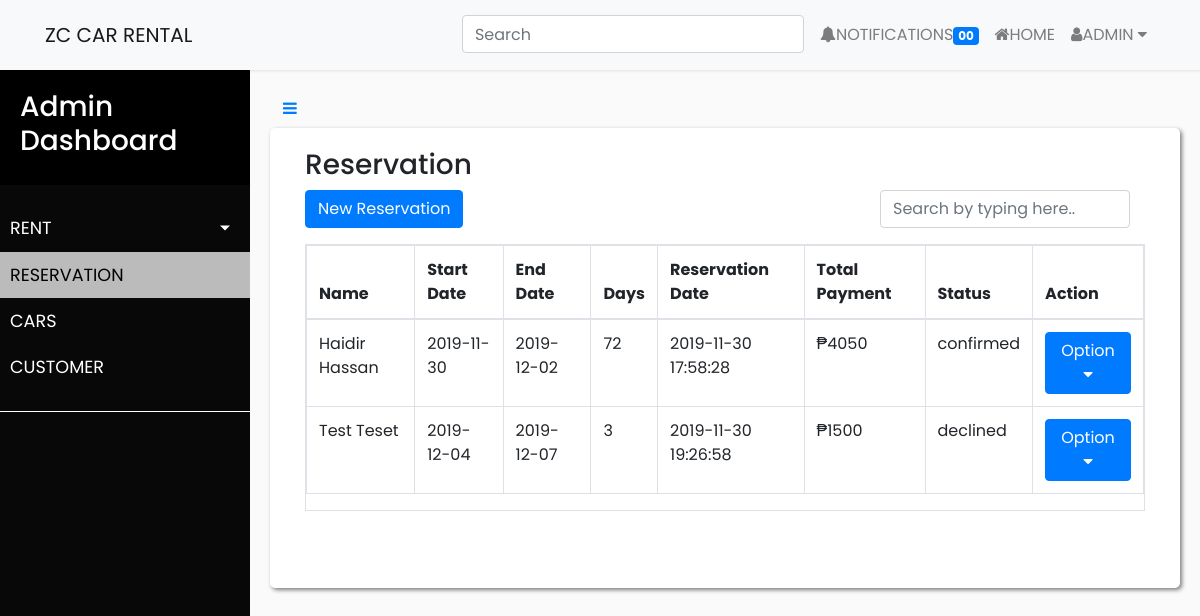
The app's page /index.php/reserve_controller/show_reservation, older data.
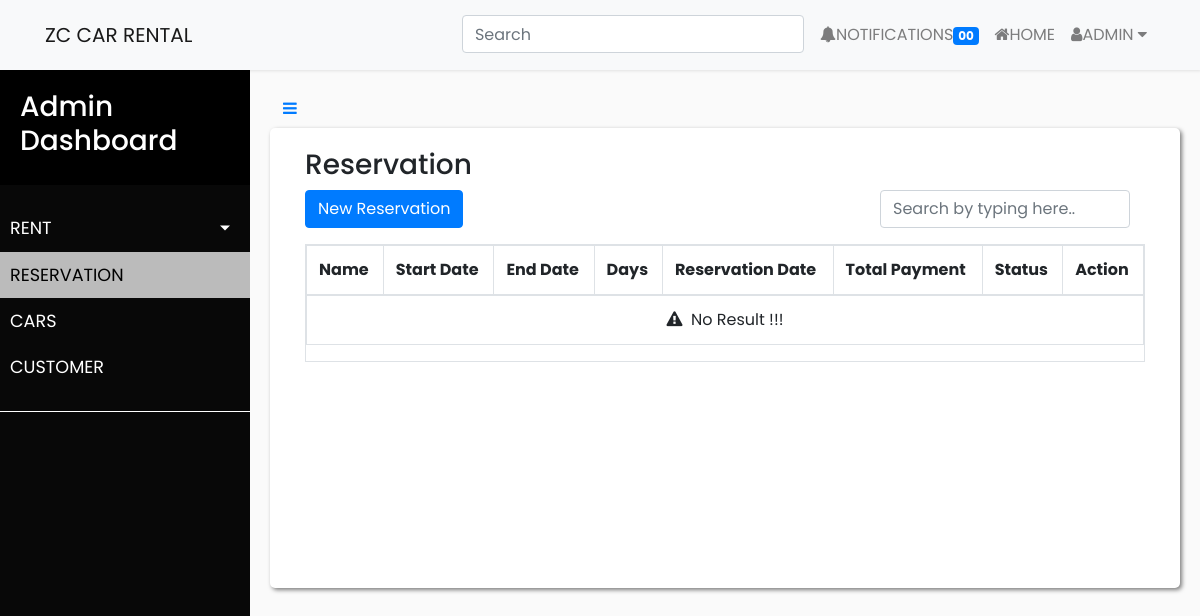
The same page, newer data.
### tables this page shows
CREATE TABLE `tbl_reserve` (
  `reserve_id` int(11) NOT NULL,
  `customer_id_fk` int(11) DEFAULT NULL,
  `total_payment` varchar(255) NOT NULL,
  `start_date` date DEFAULT NULL,
  `end_date` date DEFAULT NULL,
  `reserve_status` varchar(255) DEFAULT 'unconfirmed',
  `created_at` timestamp NOT NULL DEFAULT CURRENT_TIMESTAMP
);

CREATE TABLE `tbl_customer` (
  `customer_id` int(11) NOT NULL,
  `Name` varchar(255) DEFAULT NULL,
  `current_address` varchar(255) DEFAULT NULL,
  `contact_no` varchar(255) DEFAULT NULL,
  `Birth_Date` varchar(255) DEFAULT NULL,
  `Gender` varchar(255) DEFAULT NULL,
  `license_no` varchar(255) DEFAULT NULL,
  `email` varchar(255) DEFAULT NULL
);

### application/controllers/reserve_controller.php (called while the page is built, shortened)
<?php
class Reserve_controller extends CI_Controller {
	public function __construct()
    {
        $this->load->model('reserve_model');
    }
    public function show_reservation()
    {
        $data['fetch_data'] = $this->reserve_model->showReservation();
        $data['main_view'] = "admin/reservation";
        $this->load->view('layouts/main', $data);
    }
}

### index.php (called while the page is built, shortened)
<?php
require_once BASEPATH.'core/CodeIgniter.php';

### application/models/reserve_model.php (called while the page is built, shortened)
<?php
class Reserve_model extends CI_Model {
	public function showReservation()
	{
		$queryString = "SELECT tbl_reserve.*,(end_date - start_date) as days, Name FROM tbl_reserve
						    INNER JOIN tbl_customer
						        ON tbl_reserve.customer_id_fk = tbl_customer.customer_id";
		$query = $this->db->query($queryString);
		return $query;
	}
}
?>

### application/views/admin/reservation.php (the view, shortened to what this page needs)
<div class="admin-content">
<div class="col-md-12 search-table-col">
    <header>
        <h3> Reservation </h3>
    </header>
    <a class="btn btn-primary" href="<?php echo base_url();?>index.php/admin_controller/add_reservation">New Reservation</a>
    <div class="form-group pull-right col-lg-4"><input type="text" placeholder="Search by typing here.." class="search form-control"></div><span class="counter pull-right"></span>
    <div class="table-responsive table-bordered table table-hover table-bordered results">
        <table class="table table-bordered table-hover">
            <thead class="bill-header cs">
                <tr>
                    <th id="trs-hd" class="">Name</th>
                    <th id="trs-hd" class="">Start Date</th>
                    <th id="trs-hd" class="">End Date</th>
                    <th id="trs-hd" class="">Days</th>
                    <th id="trs-hd" class="">Reservation Date</th>
                    <th id="trs-hd" class="">Total Payment</th>
                    <th id="trs-hd" class="">Status</th>
                    <th id="trs-hd" class="">Action</th>
                </tr>
            </thead>
            <tbody>
                <?php if($fetch_data->num_rows() > 0):?>
                    <?php foreach($fetch_data->result_array() as $row): ?>
                        <tr>
                            <td><?php echo $row['Name'] ?></td>
                            <td><?php echo $row['start_date'] ?></td>
                            <td><?php echo $row['end_date'] ?></td>
                            <td><?php echo $row['days'] ?></td>
                            <td><?php echo $row['created_at'] ?></td>
                            <td>₱<?php echo $row['total_payment'] ?></td>
                            <td><?php echo $row['reserve_status'] ?></td>
                            <td>
                                <div class="dropdown">
                                  <button class="btn btn-primary dropdown-toggle-btn" type="button" id="dropdownMenuButton" data-toggle="dropdown" aria-haspopup="true" aria-expanded="false">
                                    Option <i class="fa fa-caret-down"></i>
                                  </button>
                                </div>
                            </td>
                        </tr>
                    <?php endforeach; ?>
                <?php elseif($fetch_data->num_rows() == 0): ?>
                    <tr class="warning no-result">
                        <td colspan="12"><center><i class="fa fa-warning"></i>&nbsp; No Result !!!</center></td>
                <?php endif; ?>
                </tr>
            </tbody>
        </table>
    </div>
</div>
</div>

Row changes from the older to the newer data that the page shows:
removed tbl_reserve: tbl_customer.Name "Haidir Hassan", start_date "2019-11-30", end_date "2019-12-02", days "72", created_at "2019-11-30 17:58:28", total_payment "4050", reserve_status "confirmed"
removed tbl_reserve: tbl_customer.Name "Test Teset", start_date "2019-12-04", end_date "2019-12-07", days "3", created_at "2019-11-30 19:26:58", total_payment "1500", reserve_status "declined"
Text that changed along with them:
text now shown: "No Result !!!"
